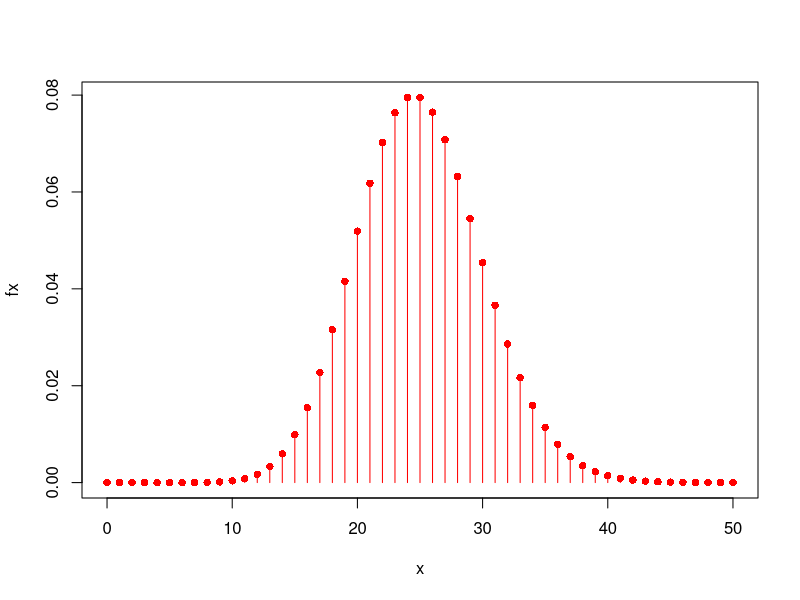
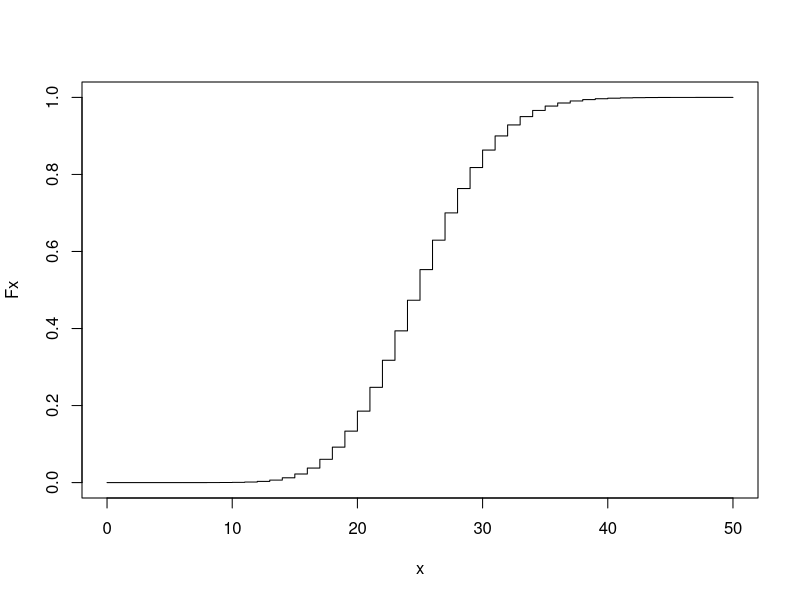
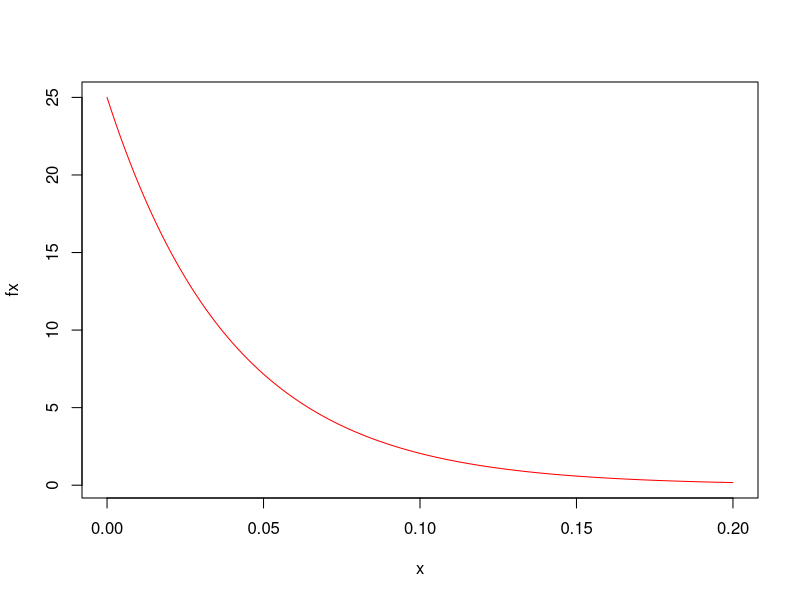
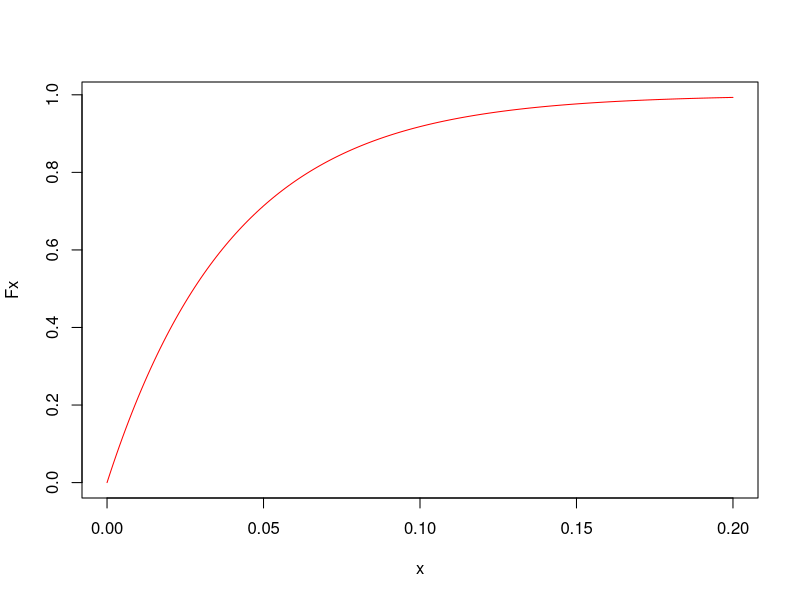

Recreate these plots in R, in order.
#teoria

# Binomial []


# dbinom(casos favorables, casos totales, probabilidad de caso favorable)
# pbinom(x,n,p)    Acumulacion

# Binomial negativa:
# paro cuando x personas me den el caso favorable y cuento los casos
# desfavorables
# dnbinom()
# pnbinom()

# Poisson
# dpois(x,lambda) = [P(X=x)]                 [f(x)]
# ppois(x,lambda) = [P(X<=x)] acumulada      [F(x)]
# qpois(0.25, lambda)                        [F^-1(x=0.25,0.5,0.75...)]



# Ejercicios de modelos de probabilidad
# 1) Identificar el modelo
# 2) Identificar los parametros
# 3) Probabilidad (valor esperado)


# Problema 1

#lambda = 25 llamadas/1 hora
# P(X=10): Probabilidad de recibir 10 llamadas en un hora
# dpois(10 llamadas en una hora, espero 25 llamadas en una hora)
dpois(10,25)

#graficar
x <- 0:50
fx <- dpois(x,25)
plot(x, fx, pch=16, col="red")
lines(x, fx, type="h", col="red")

# probabilidad de 30 llamadas
dpois(30,25)

# como mucho 30 llamadas en 1 hora [P(X<=30) = F(30)]
ppois(30,25)

# menos de 30 llamadas en 1 hora [P(X<30) = P(X<=29) = F(29)]
ppois(29,25)

# como minimo 30 llamadas en 1 hora [P(X>=30)= 1-P(X<30)= 1-P(X<=29) =1-F(29)]
1-ppois(29,25)


#graficar funcion de distribucion
Fx <- ppois(x,25)
plot(x, Fx, type="s", )

#primer cuartil
qpois(0.25, 25)


# a)
# dexp(x, lambda)    ESTO No
dexp(0.033,25)

x <- seq(0, 0.20, 0.001)
fx <- dexp(x, 25)
plot(x, fx, type="l", col="red")

# a) variable continua => P(T=0.033) = 0

# b) P(T>0.052) = 1 - P(T<=0.052) = 1-F(0.052) [en variable continua <= = <]
1-pexp(0.052, 25)

Fx <- pexp(x, 25)
plot(x, Fx, type="l", col="red")

# simular un tiempo de espera entre dos llamadas
set.seed(123)
rexp(10, 25)

